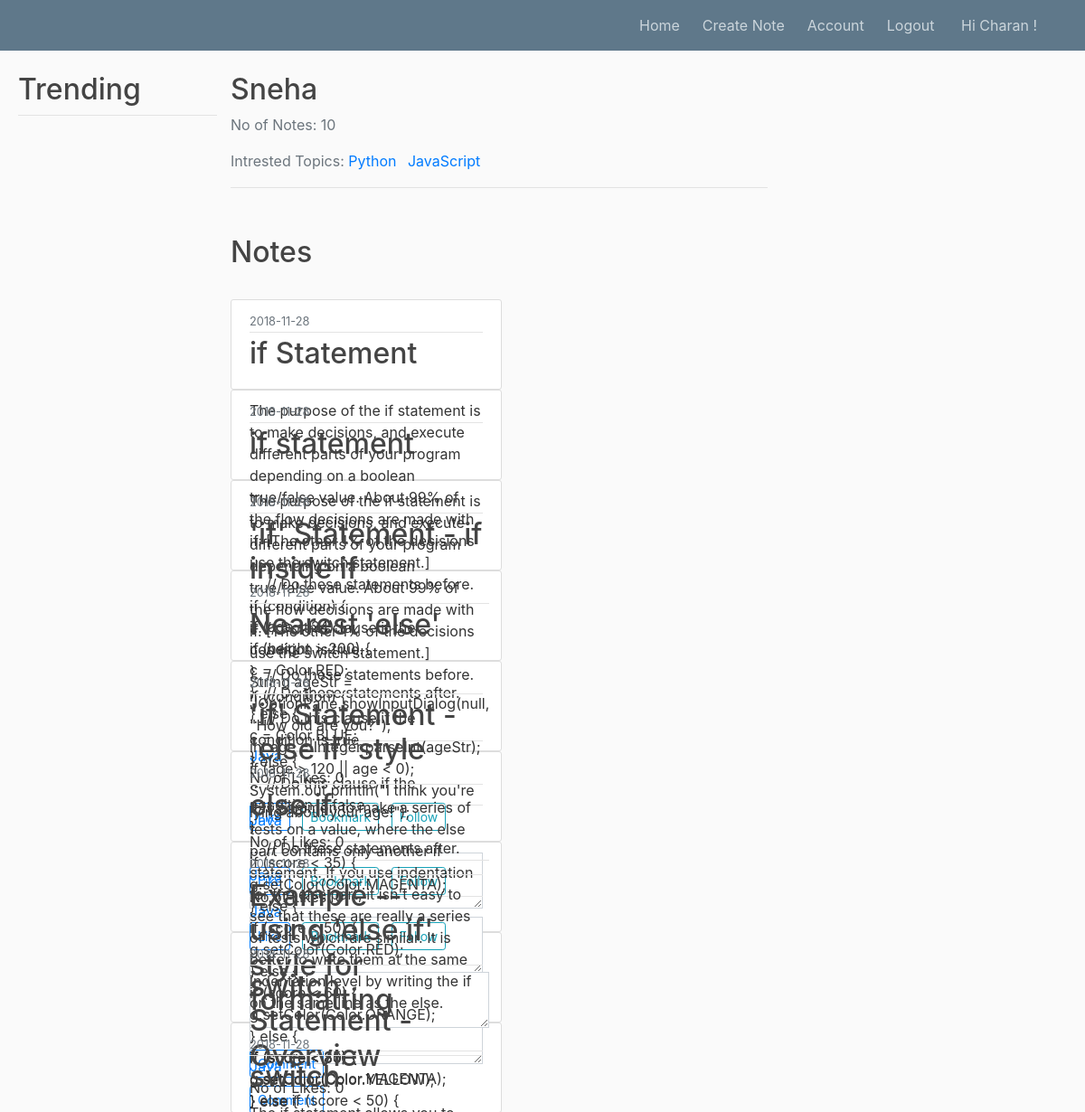
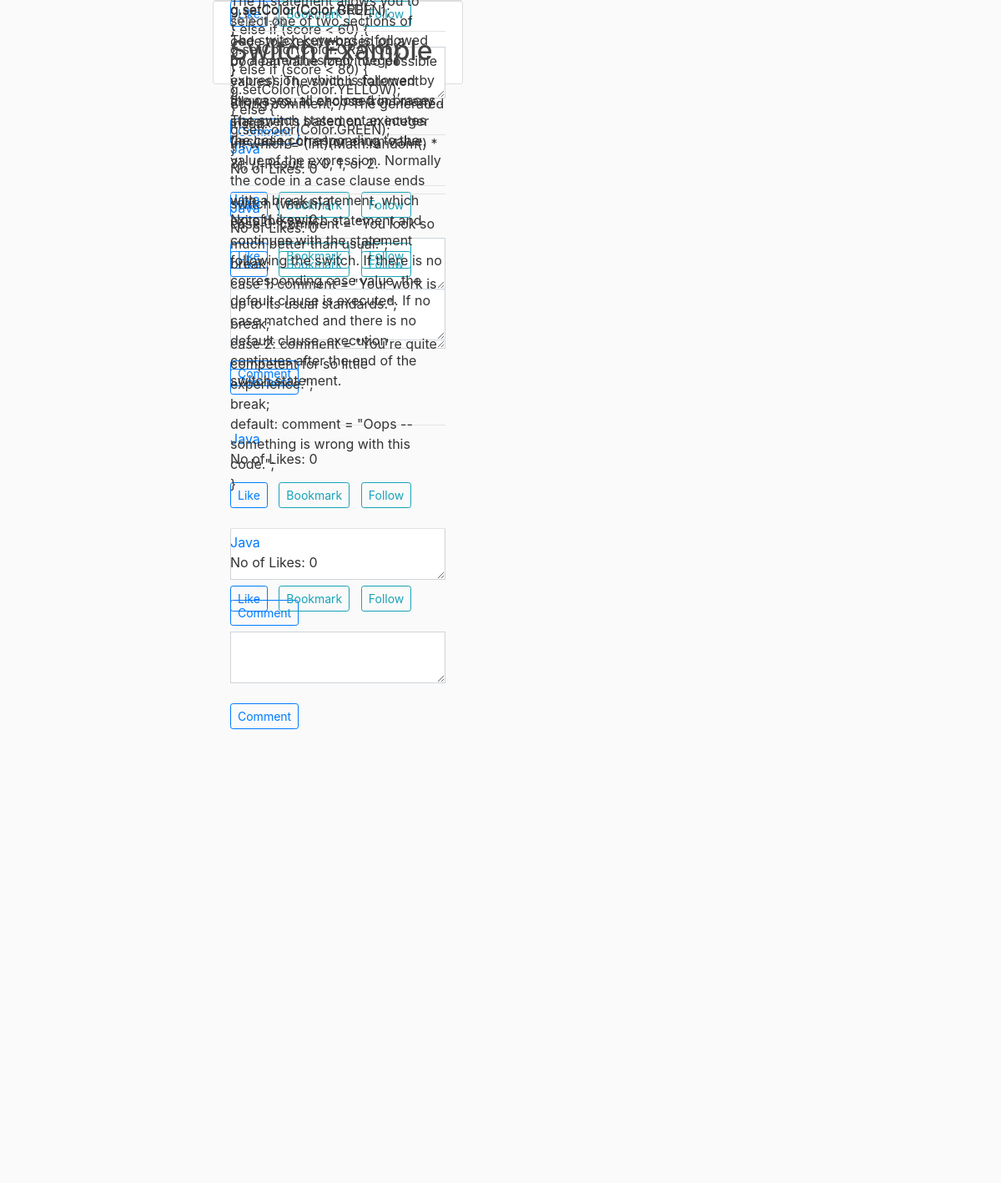
Page /user/3 (signed in) on the committed database (2 pictures, top to bottom).
### flaskblog/models.py (models this page shows, shortened)
class User(db.Model, UserMixin):
    id = db.Column(db.Integer, primary_key=True)
    firstname = db.Column(db.String(20), nullable=False)
    lastname = db.Column(db.String(20), nullable=False)
    email = db.Column(db.String(120), unique=True, nullable=False)
    password = db.Column(db.String(60), nullable=False)
    note = db.relationship('Note', backref='author', lazy=True)

class Tag(db.Model):
    id = db.Column(db.Integer, primary_key=True)
    name = db.Column(db.String(100), nullable=False)
    usertags = db.relationship('User', secondary='tagmapper', backref=db.backref('usertags', lazy='dynamic'))
    notetags = db.relationship('Note', secondary='notemapper', backref=db.backref('notetags', lazy='dynamic'))

class Note(db.Model):
    id = db.Column(db.Integer, primary_key=True)
    title = db.Column(db.String(100), nullable=False)
    date_created = db.Column(db.DateTime, nullable=False, default=datetime.utcnow)
    content = db.Column(db.Text, nullable=False)
    mode = db.Column(db.String(10), nullable=False)
    likes = db.Column(db.Integer, default= 0)
    user_id = db.Column(db.Integer, db.ForeignKey('user.id'), nullable=False)

### flaskblog/routes.py (the view)
@app.route("/user/<int:user_id>")
def user_notes(user_id):
    user = User.query.filter_by(id=user_id).first_or_404()
    notecount = Note.query.filter_by(user_id = user.id).count()
    notes = Note.query.filter_by(author=user)\
        .order_by(Note.date_created.desc())
    return render_template('user_notes.html', notes=notes, user=user, count = notecount)

### flaskblog/models.py (called while the page is built)
@login_manager.user_loader
def load_user(user_id):
    return User.query.get(int(user_id))

### flaskblog/templates/user_notes.html
{% extends "layout.html" %}
{% block content %}
<div class="article-metadata">
  <h2> {{ user.firstname }} </h2>
  <p class="text-secondary"> No of Notes: {{ count }}</p>
  <p class="text-secondary"> Intrested Topics:
  {% for n in user.usertags %}
    <a class="mr-2" href="{{ url_for('tags', tag_id=n.id) }}">{{ n.name }}</a>
  {% endfor %}
  </p>
</div>
<br>
<br>
<h2>Notes</h2>
<br>
{% for note in notes %}
    <article class="media content-section">
      <div class="media-body">
        <div class="article-metadata">
          <small class="text-muted">{{ note.date_created.strftime('%Y-%m-%d') }}</small>
        </div>
        <div class="article-metadata">
          <h2><a class="article-title" href="{{ url_for('note', note_id=note.id) }}">{{ note.title }}</a></h2><br>
          <p class="article-content">{{ note.content }}</p><br>
        </div>
      {% for n in note.notetags %}
        <a class="mr-2" href="{{ url_for('tags', tag_id=n.id) }}">{{ n.name }}</a>
      {% endfor %}
      <div class="form-group">
        <p class="article-content"> No of Likes: {{ note.likes }}</p>
        <a  class="btn btn-outline-primary btn-sm"  href="{{ url_for('like', note_id=note.id) }}">Like</a>&nbsp&nbsp
        <a  class="btn btn-outline-info btn-sm" href="{{ url_for('bookmark', note_id=note.id) }}">Bookmark</a>&nbsp&nbsp
        <a  class="btn btn-outline-info btn-sm" href="{{ url_for('follow', note_id=note.id) }}">Follow</a>
        <br>
        <br>
        <textarea class="form-control rounded-0" id="exampleFormControlTextarea2" rows="2"></textarea><br>
        <p><a class="btn btn-outline-primary btn-sm" href="{{ url_for('comment', note_id=note.id) }}" data-toggle="collapse" href="#collapseExample" role="button" aria-expanded="false" aria-controls="collapseExample"> Comment </a></p>
      </div>
    </div>
    </article>
{% endfor %}
{% endblock content %}

### flaskblog/templates/layout.html (shortened to what this page needs)
<!DOCTYPE html>
<html>
<head>
    <link rel="stylesheet" href="https://maxcdn.bootstrapcdn.com/bootstrap/4.0.0/css/bootstrap.min.css">
    <link rel="stylesheet" type="text/css" href="{{ url_for('static', filename='main.css') }}">
</head>
<body>
    <header class="site-header">
    {% if current_user.is_authenticated %}
      <nav class="navbar navbar-expand-md navbar-dark bg-steel fixed-top">
        <div class="container">
          <div class="collapse navbar-collapse" id="navbarToggle">
            <div class="navbar-nav">
                <a class="nav-item nav-link" href="{{ url_for('home') }}">Home</a>&nbsp&nbsp
                <a class="nav-item nav-link" href="{{ url_for('new_note') }}">Create Note</a>&nbsp&nbsp
                <a class="nav-item nav-link" href="{{ url_for('account') }}">Account</a>&nbsp&nbsp
                <a class="nav-item nav-link" href="{{ url_for('logout') }}">Logout</a>&nbsp&nbsp&nbsp
                <a class="nav-item nav-link">Hi {{ current_user.firstname }} !</a>
            </div>
          </div>
        </div>
      </nav>
    {% endif %}
    </header>
    <section class="container">
       <div class="div1">
         <div class="article-metadata">
           <h2>Trending</h2>
         </div>
       </div>
       <div class="div2">
         <div class="div3">
         <main role="main" class="container">
                 {% block content %}{% endblock %}
         </main>
          </div>
          <div class="div4">
           <br><br><br><br>
           <div id="chart_div" style="width: 100%; height: 100%;"></div>
          </div>
       </div>
    </section>
</body>
</html>

### flaskblog/static/main.css (style rules this page uses)
body { background: #fafafa; color: #333333; margin-top: 5rem; }
.container { display: table; width: 100%; }
.div1 { background-color: #ff9e2c; position: absolute; left: 0px; width: 50%; }
.div2 { background-color: #b6701e; position: absolute; right: 0px; width: 50%; }
h1, h2, h3, h4, h5, h6 { color: #444444; }
.bg-steel { background-color: #5f788a; }
.site-header .navbar-nav .nav-link { color: #cbd5db; }
.content-section { background: #ffffff; padding: 10px 20px; border: 1px solid #dddddd; border-radius: 3px; width: 300px; height: 100px; box-sizing: border-box; }
.article-title { color: #444444; }
.article-content { white-space: pre-line; }
.article-metadata { padding-bottom: 1px; margin-bottom: 4px; border-bottom: 1px solid #e3e3e3 }

### flaskblog/templates/layout.html (style rules this page uses)
.container { display: table; width: 100%; }
.div1 { background-color: #fafafa; position: absolute; left: 20px; width: 20%; height: 100% }
.div2 { background-color: #fafafa; position: absolute; right: 0px; width: 80%; height: 100% }
.div3 { background-color: #fafafa; position: absolute; left: 0px; width: 65%; height: 100% }
.div4 { background-color: #fafafa; position: absolute; right: 0px; width: 35%; height: 100% }

### rows in the picture
User: firstname "Charan"
User: firstname "Sneha"
Tag: name "Python"
Tag: name "JavaScript"
Note: date_created "2018-11-28", title "if Statement", content "The purpose of the if statement is to make decisions, and execute different parts of your program depending on a boolean true/false value. About 99% of the flow decisions are made with if. [The other 1% of the decisions use the switch statement.] ... // Do these statements before. if (condition) { ... // Do this clause if the condition is true. } ... // Do these statements after.", likes "0"
Tag: name "Java"
Note: date_created "2018-11-28", title "if statement", content "The purpose of the if statement is to make decisions, and execute different parts of your program depending on a boolean true/false value. About 99% of the flow decisions are made with if. [The other 1% of the decisions use the switch statement.] ... // Do these statements before. if (condition) { ... // Do this clause if the condition is true } else { ... // Do this clause if the condition is false } ... // Do these statements after."
Note: date_created "2018-11-28", title "'if' Statement - if inside if", content "if (age < 24) { if (height > 200) { c = Color.RED; } } else { c = Color.BLUE; }", likes "0"
Note: date_created "2018-11-28", title "Nearest 'else'", content "String ageStr = JOptionPane.showInputDialog(null, \"How old are you?\"); int age = Integer.parseInt(ageStr); if (age > 120 || age < 0); System.out.println(\"I think you're lying about your age!\");", likes "0"
Note: date_created "2018-11-28", title "'if' Statement - 'else if' style", content "It is common to make a series of tests on a value, where the else part contains only another if statement. If you use indentation for the else part, it isn't easy to see that these are really a series of tests which are similar. It is better to write them at the same indentation level by writing the if on the same line as the else.", likes "0"
Note: date_created "2018-11-28", title "else if", content "if (score < 35) { g.setColor(Color.MAGENTA); } else { if (score < 50) { g.setColor(Color.RED); } else { if (score < 60) { g.setColor(Color.ORANGE); } else { if (score < 80) { g.setColor(Color.YELLOW); } else { g.setColor(Color.GREEN); } } } }", likes "0"
Note: date_created "2018-11-28", title "Example -- using 'else if' style for formatting", content "if (score < 35) { g.setColor(Color.MAGENTA); } else if (score < 50) { g.setColor(Color.RED); } else if (score < 60) { g.setColor(Color.ORANGE); } else if (score < 80) { g.setColor(Color.YELLOW); } else { g.setColor(Color.GREEN); }", likes "0"
Note: date_created "2018-11-28", title "switch Statement - Overview", content "The if statement allows you to select one of two sections of code to execute based on a boolean value (only two possible values). The switch statement allows you to choose from many statements based on an integer (including char) or enum value.", likes "0"
Note: date_created "2018-11-28", title "switch", content "The switch keyword is followed by a parenthesized integer expression, which is followed by the cases, all enclosed in braces.. The switch statement executes the case corresponding to the value of the expression. Normally the code in a case clause ends with a break statement, which exits the switch statement and continues with the statement following the switch. If there is no corresponding case value, the default clause is executed. If no case matched and there is no default clause, execution continues after the end of the switch statement.", likes "0"
Note: date_created "2018-11-28", title "Switch Example", content "String comment; // The generated insult. int which = (int)(Math.random() * 3); // Result is 0, 1, or 2. switch (which) { case 0: comment = \"You look so much better than usual.\"; break; case 1: comment = \"Your work is up to its usual standards.\"; break; case 2: comment = \"You're quite competent for so little experience.\"; break; default: comment = \"Oops -- something is wrong with this code.\"; }", likes "0"

### other values in the picture
{{ count }} "10"
